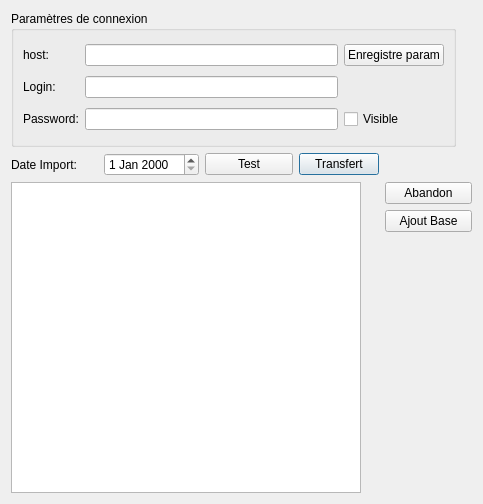
<?xml version="1.0" encoding="UTF-8"?>
<ui version="4.0">
 <class>Dialog</class>
 <widget class="QDialog" name="Dialog">
  <property name="geometry">
   <rect>
    <x>0</x>
    <y>0</y>
    <width>483</width>
    <height>504</height>
   </rect>
  </property>
  <property name="sizePolicy">
   <sizepolicy hsizetype="Fixed" vsizetype="Fixed">
    <horstretch>0</horstretch>
    <verstretch>0</verstretch>
   </sizepolicy>
  </property>
  <property name="maximumSize">
   <size>
    <width>490</width>
    <height>505</height>
   </size>
  </property>
  <property name="windowTitle">
   <string>Dialog</string>
  </property>
  <layout class="QGridLayout" name="gridLayout_2">
   <item row="1" column="3">
    <widget class="QPushButton" name="btn_transfer">
     <property name="sizePolicy">
      <sizepolicy hsizetype="Fixed" vsizetype="Fixed">
       <horstretch>0</horstretch>
       <verstretch>0</verstretch>
      </sizepolicy>
     </property>
     <property name="text">
      <string>Transfert</string>
     </property>
    </widget>
   </item>
   <item row="1" column="1">
    <widget class="QDateEdit" name="date_import"/>
   </item>
   <item row="2" column="0" rowspan="4" colspan="4">
    <widget class="QTextEdit" name="te_infos_transfer">
     <property name="sizePolicy">
      <sizepolicy hsizetype="Fixed" vsizetype="Expanding">
       <horstretch>0</horstretch>
       <verstretch>0</verstretch>
      </sizepolicy>
     </property>
     <property name="minimumSize">
      <size>
       <width>350</width>
       <height>300</height>
      </size>
     </property>
    </widget>
   </item>
   <item row="0" column="0" colspan="5">
    <widget class="QGroupBox" name="groupBox">
     <property name="sizePolicy">
      <sizepolicy hsizetype="Fixed" vsizetype="Fixed">
       <horstretch>0</horstretch>
       <verstretch>0</verstretch>
      </sizepolicy>
     </property>
     <property name="minimumSize">
      <size>
       <width>445</width>
       <height>136</height>
      </size>
     </property>
     <property name="title">
      <string>Paramètres de connexion</string>
     </property>
     <layout class="QGridLayout" name="gridLayout">
      <item row="0" column="0">
       <widget class="QLabel" name="label">
        <property name="text">
         <string>host:</string>
        </property>
       </widget>
      </item>
      <item row="0" column="1">
       <widget class="QLineEdit" name="le_host"/>
      </item>
      <item row="0" column="2">
       <widget class="QPushButton" name="btn_save_param">
        <property name="text">
         <string>Enregistre param</string>
        </property>
       </widget>
      </item>
      <item row="1" column="0">
       <widget class="QLabel" name="label_2">
        <property name="text">
         <string>Login:</string>
        </property>
       </widget>
      </item>
      <item row="1" column="1">
       <widget class="QLineEdit" name="le_login"/>
      </item>
      <item row="2" column="0">
       <widget class="QLabel" name="label_3">
        <property name="text">
         <string>Password:</string>
        </property>
       </widget>
      </item>
      <item row="2" column="1">
       <widget class="QLineEdit" name="le_passwd"/>
      </item>
      <item row="2" column="2">
       <widget class="QCheckBox" name="cb_passVisible">
        <property name="text">
         <string>Visible</string>
        </property>
       </widget>
      </item>
     </layout>
    </widget>
   </item>
   <item row="1" column="2">
    <widget class="QPushButton" name="btn_test">
     <property name="text">
      <string>Test</string>
     </property>
    </widget>
   </item>
   <item row="1" column="0">
    <widget class="QLabel" name="label_4">
     <property name="text">
      <string>Date Import:</string>
     </property>
    </widget>
   </item>
   <item row="3" column="4">
    <widget class="QPushButton" name="btn_ajout_base">
     <property name="text">
      <string>Ajout Base</string>
     </property>
    </widget>
   </item>
   <item row="2" column="4">
    <widget class="QPushButton" name="btn_abandon">
     <property name="text">
      <string>Abandon</string>
     </property>
    </widget>
   </item>
  </layout>
 </widget>
 <resources/>
 <connections/>
</ui>
